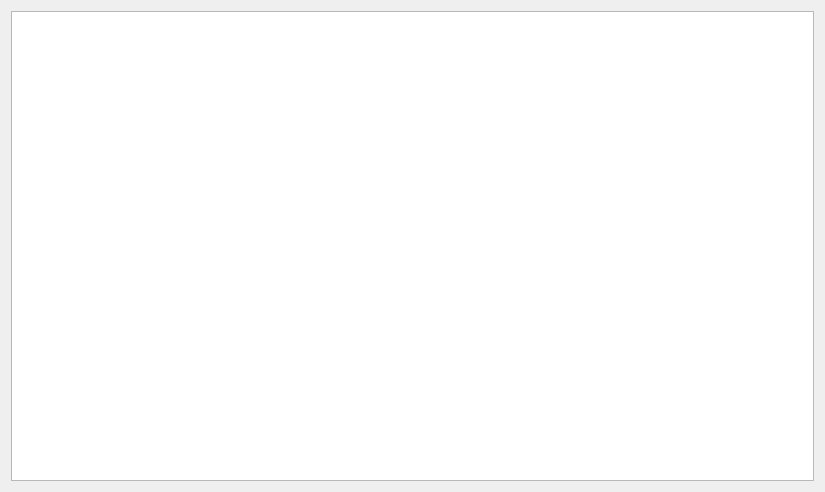
<?xml version="1.0" encoding="UTF-8"?>
<ui version="4.0">
 <class>AdjacencyMatrixTable</class>
 <widget class="QDialog" name="AdjacencyMatrixTable">
  <property name="geometry">
   <rect>
    <x>0</x>
    <y>0</y>
    <width>825</width>
    <height>492</height>
   </rect>
  </property>
  <property name="windowTitle">
   <string>Dialog</string>
  </property>
  <layout class="QVBoxLayout" name="verticalLayout">
   <item>
    <widget class="QTableView" name="tableView"/>
   </item>
  </layout>
 </widget>
 <resources/>
 <connections/>
</ui>
